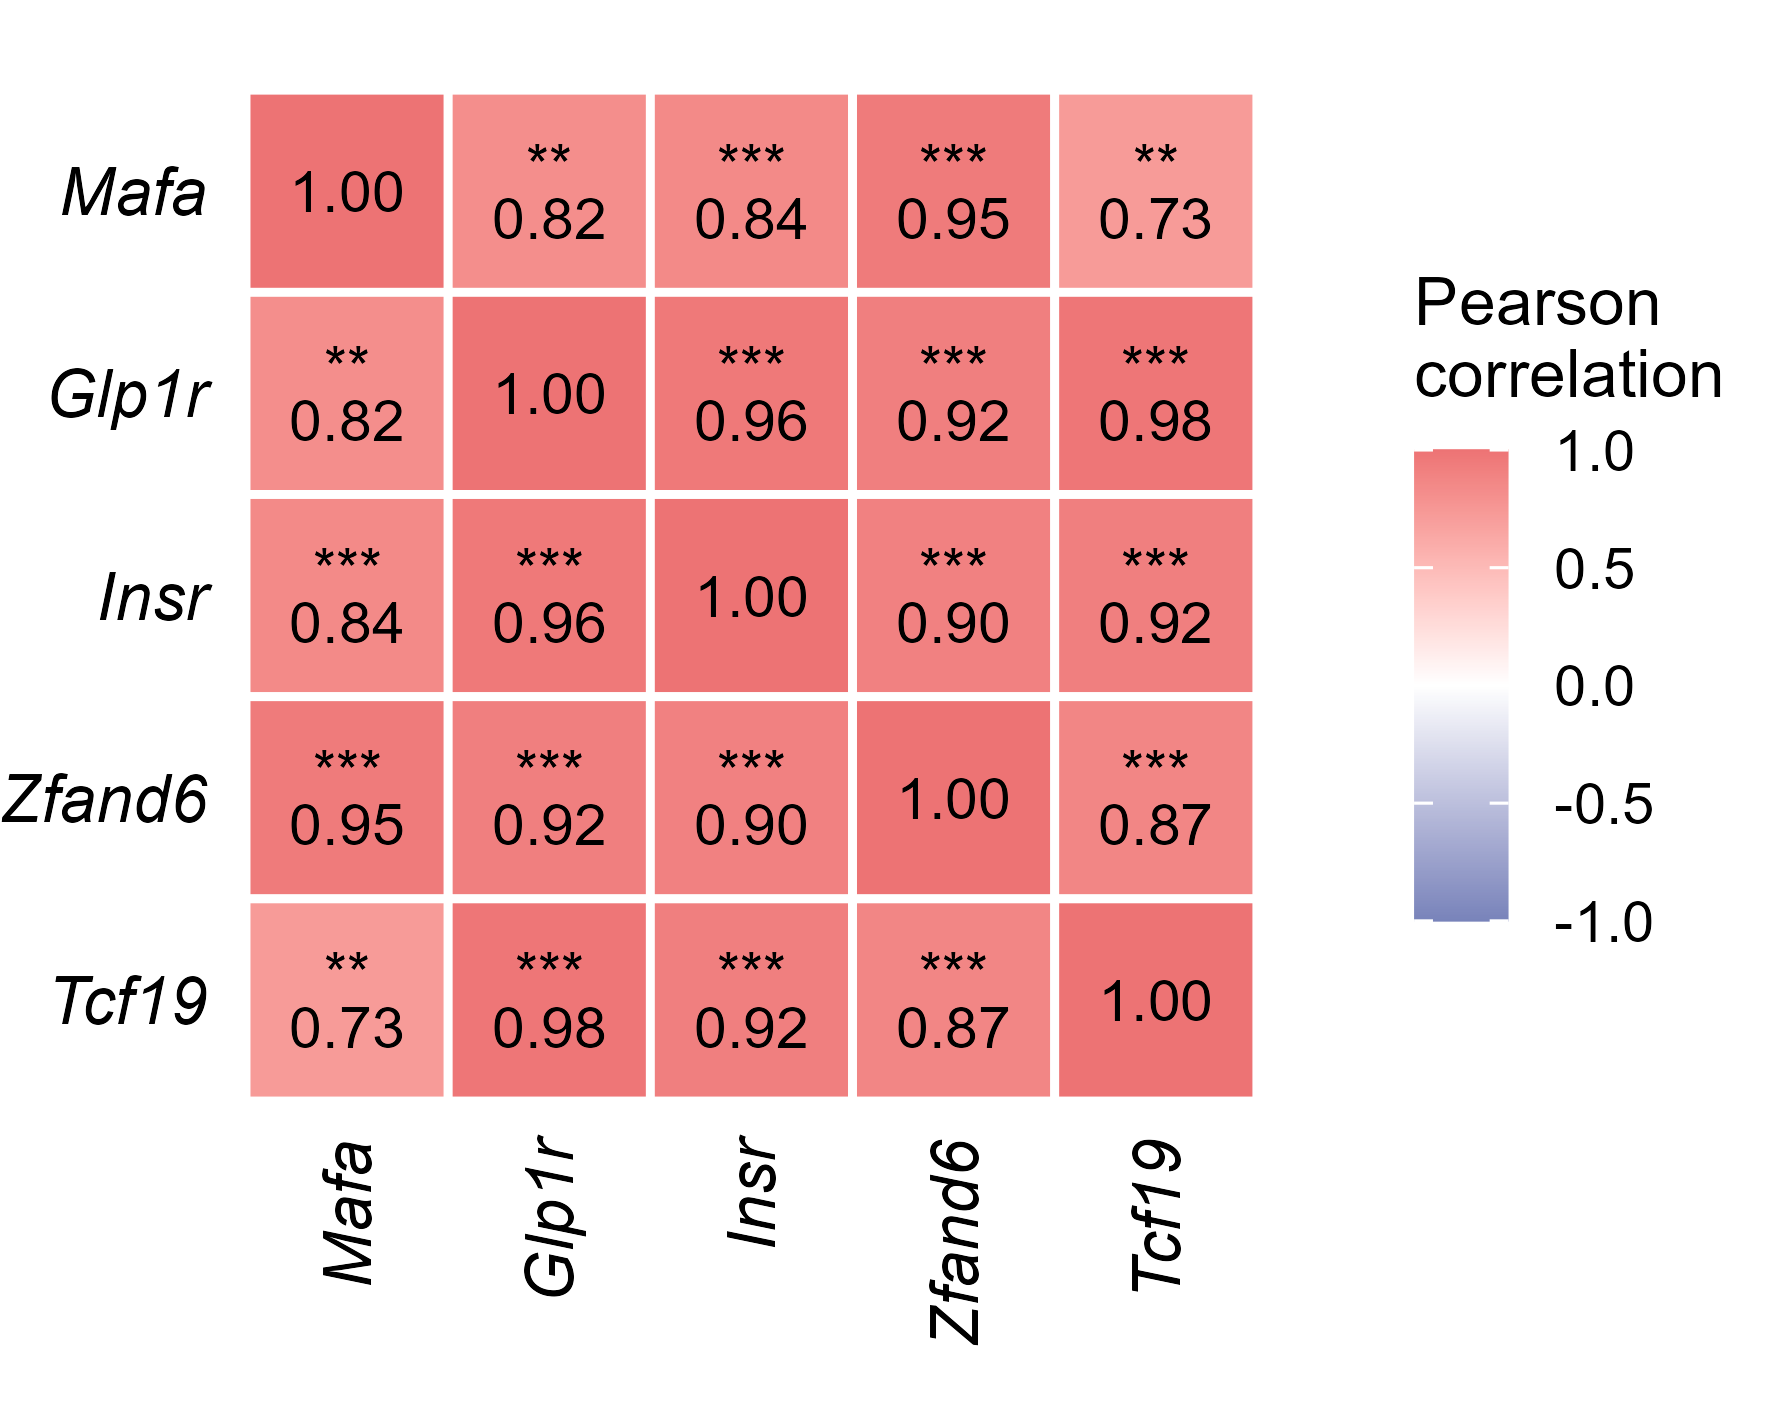

Recreate this plot in R.
# ============================================================
# Large Intestine Gene Correlation Analysis - Fig_1g
# Pearson Correlation Matrix between Genes
# Diabetologia Journal Submission
# Five genes: Mafa, Glp1r, Insr, Zfand6, Tcf19
# Data: Relative gene expression across all groups
# ============================================================

# 0) Clear workspace and set working directory
rm(list = ls())
# Set the working directory to this script's own folder before running
# (e.g. in RStudio: Session > Set Working Directory > To Source File Location)

# 1) Load required libraries
library(ggplot2)
library(dplyr)
library(tidyr)
library(reshape2)
library(corrplot)
library(Hmisc)
library(scales)

# 2) Define genes for analysis
genes_fig1g <- c("Mafa", "Glp1r", "Insr", "Zfand6", "Tcf19")

# ============================================================
# 3) Import and prepare data
# ============================================================
cat("\n=== LOADING LARGE INTESTINE GENE EXPRESSION DATA ===\n")
dat_raw <- read.csv("Fig_1f_Data_LargeIntestine_GeneExpr.csv", stringsAsFactors = FALSE)

dat <- dat_raw %>%
  filter(Gene %in% genes_fig1g) %>%
  select(Group, Gene, Relative_expression) %>%
  filter(!is.na(Relative_expression))

dat$Relative_expression <- as.numeric(dat$Relative_expression)

cat("Total observations:", nrow(dat), "\n")
cat("Genes:", paste(genes_fig1g, collapse = ", "), "\n")
cat("\nSample sizes per gene:\n")
print(table(dat$Gene))

# ============================================================
# 4) Reshape data to wide format (samples × genes)
# ============================================================
cat("\n=== RESHAPING DATA FOR CORRELATION ANALYSIS ===\n")

dat <- dat %>%
  group_by(Gene, Group) %>%
  mutate(Sample_ID = paste(Group, row_number(), sep = "_")) %>%
  ungroup()

dat_wide <- dat %>%
  select(Sample_ID, Gene, Relative_expression) %>%
  pivot_wider(names_from = Gene, values_from = Relative_expression)

dat_matrix <- dat_wide %>%
  select(-Sample_ID) %>%
  select(all_of(genes_fig1g))

complete_samples <- sum(complete.cases(dat_matrix))
total_samples    <- nrow(dat_matrix)

cat("\nTotal samples:", total_samples, "\n")
cat("Complete cases (no NA):", complete_samples, "\n")

dat_matrix_complete <- dat_matrix[complete.cases(dat_matrix), ]

cat("Using", nrow(dat_matrix_complete), "complete samples for correlation analysis\n")

# ============================================================
# 5) Calculate Pearson correlation matrix with p-values
# ============================================================
cat("\n=== CALCULATING PEARSON CORRELATIONS ===\n")

cor_matrix <- cor(dat_matrix_complete, method = "pearson", use = "complete.obs")

cat("\nPearson correlation matrix:\n")
print(round(cor_matrix, 3))

cor_test <- rcorr(as.matrix(dat_matrix_complete), type = "pearson")

cor_r <- cor_test$r
cor_p <- cor_test$P
cor_n <- cor_test$n   # n per pair

cat("\nP-value matrix:\n")
print(round(cor_p, 4))

cat("\nSample size matrix (n per pair):\n")
print(cor_n)

# ============================================================
# 6) Prepare data for ggplot heatmap
# ============================================================
cat("\n=== PREPARING DATA FOR HEATMAP ===\n")

cor_melted <- melt(cor_r)
colnames(cor_melted) <- c("Gene1", "Gene2", "Correlation")

p_melted <- melt(cor_p)
colnames(p_melted) <- c("Gene1", "Gene2", "P_value")

n_melted <- melt(cor_n)
colnames(n_melted) <- c("Gene1", "Gene2", "N_pair")

plot_data <- cor_melted %>%
  left_join(p_melted, by = c("Gene1", "Gene2")) %>%
  left_join(n_melted, by = c("Gene1", "Gene2"))

plot_data <- plot_data %>%
  mutate(
    Signif = case_when(
      is.na(P_value)  ~ "",
      P_value < 0.001 ~ "***",
      P_value < 0.01  ~ "**",
      P_value < 0.05  ~ "*",
      TRUE            ~ "ns"
    ),
    Label = case_when(
      is.na(P_value) ~ sprintf("%.2f", Correlation),           # diagonal
      Signif == "ns" ~ sprintf("%.2f", Correlation),           # ns: r only
      TRUE           ~ sprintf("%s\n%.2f", Signif, Correlation) # sig: symbol on top
    )
  )

plot_data$Gene1 <- factor(plot_data$Gene1, levels = genes_fig1g)
plot_data$Gene2 <- factor(plot_data$Gene2, levels = rev(genes_fig1g))

cat("Heatmap data prepared\n")
cat("Range of correlations:", round(min(plot_data$Correlation), 3),
    "to", round(max(plot_data$Correlation), 3), "\n")

# ============================================================
# 7) Create correlation heatmap
# ============================================================
cat("\n=== GENERATING CORRELATION HEATMAP ===\n")

col_palette <- scale_fill_gradient2(
  low      = "#7883ba",
  mid      = "white",
  high     = "#ed7374",
  midpoint = 0,
  limits   = c(-1, 1),
  breaks   = seq(-1, 1, 0.5),
  name     = "Pearson\ncorrelation"
)

p_heatmap <- ggplot(plot_data, aes(x = Gene1, y = Gene2, fill = Correlation)) +
  geom_tile(color = "white", linewidth = 0.5) +
  geom_text(aes(label = Label), size = 2.5, color = "black", lineheight = 0.75) +
  col_palette +
  labs(x = NULL, y = NULL, title = NULL) +
  theme_classic() +
  theme(
    axis.text.x     = element_text(size = 8, colour = "black",
                                   angle = 90, hjust = 1, vjust = 0.5, face = "italic"),
    axis.text.y     = element_text(size = 8, colour = "black",
                                   angle = 0, hjust = 1, face = "italic"),
    axis.ticks      = element_blank(),
    axis.line       = element_blank(),
    legend.title    = element_text(size = 8),
    legend.text     = element_text(size = 7),
    legend.key.size = unit(0.4, "cm"),
    legend.position = "right",
    plot.margin     = margin(0, 0, 0, 0, "mm")
  ) +
  coord_fixed()

print(p_heatmap)

# ============================================================
# 8) Save plot
# ============================================================
cat("\n=== SAVING PLOT FILES ===\n")

ggsave(
  filename = "Fig_1g_Correlation_Matrix.png",
  plot     = p_heatmap,
  scale    = 1, width = 7.5, height = 6,
  units    = "cm", dpi = 600, limitsize = FALSE
)

ggsave(
  filename = "Fig_1g_Correlation_Matrix.svg",
  plot     = p_heatmap,
  scale    = 1, width = 7.5, height = 6,
  units    = "cm", limitsize = FALSE
)

cat("✓ Plots saved\n")

# ============================================================
# 9) Export correlation tables
# ============================================================
cat("\n=== EXPORTING CORRELATION TABLES ===\n")

cor_export <- data.frame(Gene = rownames(cor_r), round(cor_r, 3))
p_export   <- data.frame(Gene = rownames(cor_p), round(cor_p, 4))
n_export   <- data.frame(Gene = rownames(cor_n), cor_n)

write.csv(cor_export, "Fig_1g_Correlation_Matrix.csv",    row.names = FALSE)
write.csv(p_export,   "Fig_1g_PValue_Matrix.csv",         row.names = FALSE)
write.csv(n_export,   "Fig_1g_N_Matrix.csv",              row.names = FALSE)

pairwise_cor <- plot_data %>%
  filter(as.character(Gene1) < as.character(Gene2)) %>%
  select(Gene1, Gene2, N_pair, Correlation, P_value, Signif) %>%
  arrange(desc(abs(Correlation)))

write.csv(pairwise_cor, "Fig_1g_Pairwise_Correlations.csv", row.names = FALSE)

cat("\nPairwise correlations (sorted by absolute value):\n")
print(as.data.frame(pairwise_cor))

# ============================================================
# 10) Summary statistics
# ============================================================
cat("\n", rep("=", 70), "\n", sep = "")
cat("CORRELATION ANALYSIS SUMMARY\n")
cat(rep("=", 70), "\n", sep = "")

cat("\nNumber of samples used:", nrow(dat_matrix_complete), "\n")
cat("Number of genes:", ncol(dat_matrix_complete), "\n")
cat("Correlation method: Pearson\n")

sig_correlations <- pairwise_cor %>%
  summarise(
    Total    = n(),
    Sig_p001 = sum(P_value < 0.001, na.rm = TRUE),
    Sig_p01  = sum(P_value < 0.01,  na.rm = TRUE),
    Sig_p05  = sum(P_value < 0.05,  na.rm = TRUE),
    NonSig   = sum(P_value >= 0.05, na.rm = TRUE)
  )

cat("\nSignificance summary (", nrow(pairwise_cor), " pairwise comparisons):\n", sep = "")
cat("  p < 0.001 (***): ", sig_correlations$Sig_p001, "\n", sep = "")
cat("  p < 0.01  (**):  ", sig_correlations$Sig_p01,  "\n", sep = "")
cat("  p < 0.05  (*):   ", sig_correlations$Sig_p05,  "\n", sep = "")
cat("  p ≥ 0.05  (ns):  ", sig_correlations$NonSig,   "\n", sep = "")

cat("\nStrongest positive correlation:\n")
print(as.data.frame(pairwise_cor %>% filter(Correlation == max(Correlation))))

cat("\nStrongest negative correlation:\n")
print(as.data.frame(pairwise_cor %>% filter(Correlation == min(Correlation))))

cat("\n", rep("=", 70), "\n", sep = "")
cat("FILES GENERATED\n")
cat(rep("=", 70), "\n", sep = "")
cat("Figures:\n")
cat("  - Fig_1g_Correlation_Matrix.png (600 dpi, 7.5×6 cm)\n")
cat("  - Fig_1g_Correlation_Matrix.svg (vector format)\n")
cat("\nData tables:\n")
cat("  - Fig_1g_Correlation_Matrix.csv    (correlation coefficients)\n")
cat("  - Fig_1g_PValue_Matrix.csv         (p-values)\n")
cat("  - Fig_1g_N_Matrix.csv              (n per pair)\n")
cat("  - Fig_1g_Pairwise_Correlations.csv (pairwise results with n)\n")
cat("\nInterpretation:\n")
cat("  • Blue  = negative correlation\n")
cat("  • White = no correlation (r = 0)\n")
cat("  • Red   = positive correlation\n")
cat("  • Significance: ***p<0.001, **p<0.01, *p<0.05, ns = not significant\n")
cat(rep("=", 70), "\n", sep = "")
